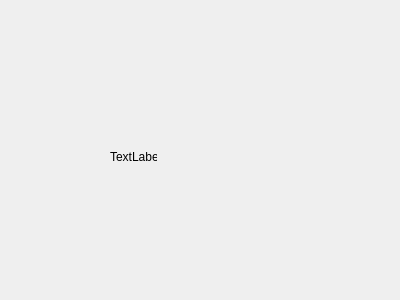
<?xml version="1.0" encoding="UTF-8"?>
<ui version="4.0">
 <class>ui1</class>
 <widget class="QDialog" name="ui1">
  <property name="geometry">
   <rect>
    <x>0</x>
    <y>0</y>
    <width>400</width>
    <height>300</height>
   </rect>
  </property>
  <property name="windowTitle">
   <string>Dialog</string>
  </property>
  <widget class="QLabel" name="label">
   <property name="geometry">
    <rect>
     <x>110</x>
     <y>150</y>
     <width>47</width>
     <height>13</height>
    </rect>
   </property>
   <property name="text">
    <string>TextLabel</string>
   </property>
  </widget>
 </widget>
 <resources/>
 <connections/>
</ui>
